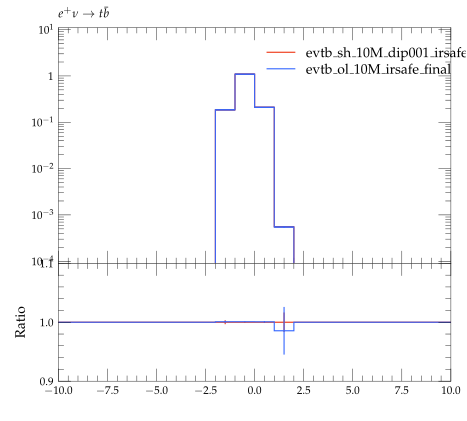

Recreate this plot in Python.
#! /usr/bin/env python

# This Python script was auto-generated using YODA v2.0.0.
# Analysis object: /evtb/cutEg_t_y
# Timestamp: 16-04-2024 (14:02:27)

import matplotlib as mpl
import matplotlib.pyplot as plt
mpl.use('Agg') # comment out for interactive use
import os
import numpy as np

plotDir = os.path.split(os.path.realpath(__file__))[0]
if 'YODA_USER_PLOT_PATH' in globals():
    plot_outdir = globals()['YODA_USER_PLOT_PATH']
else:
    plot_outdir = plotDir

#plot style
plt.style.use(os.path.join(plotDir, '../default.mplstyle'))
# plot metadata
figW, figH = plt.rcParams['figure.figsize']
ax_xLabel = r''
ax_yLabel = r''
ax_title  = r'$e^+ \nu \to t \bar b$'
ax_xScale = 'linear'
ax_yScale = 'log'
xLims = (-10.0, 10.0)
yLims = (9e-05, 11.0)

# TeX-friendly labels for the legend
labels = [ r"evtb\_sh\_10M\_dip001\_irsafe\_final", r"evtb\_ol\_10M\_irsafe\_final" ]

# Create figure and axis objects
fig, (ax, ratio0_ax) = plt.subplots(2, 1, sharex=True,
                  figsize=(figW,figH), gridspec_kw={'height_ratios': (2, 1)})
ratio0_ax.yaxis.set_major_locator(mpl.ticker.MultipleLocator(0.1))
ratio0_ax.set_ylim(0.9, 1.1)
ratio0_ax.set_ylabel('Ratio')

# LineColor map: curve index -> color
linecolors = {0: '#EE3311', 1: '#3366FF'}
# the numerical data is stored in a separate file
dataf = dict()
prefix = os.path.split(__file__)[0]
if prefix:    prefix = prefix + '/'
exec(open(prefix+'cutEg_t_y__data.py').read(), dataf)


legend_handles = [] # keep track of handles for the legend

# style options for curves
# starts at zorder>=5 to draw curve on top of legend
styles = {
  'curve0': {
    'color' : linecolors[0],
    'linestyle' : '-',
    'marker' : 'o',
    'zorder' : 5,
    'histstyle' : True,
  },
  'curve1': {
    'color' : linecolors[1],
    'linestyle' : '-',
    'marker' : 'o',
    'zorder' : 6,
    'histstyle' : True,
  },
}
# curve from input yoda files in main panel
for label in dataf['yvals'].keys():
    if all(np.isnan(v) for v in dataf['yvals'][label]):
        continue
    tmp = None
    if styles[label]['histstyle']: # draw as histogram
        tmp, = ax.plot(dataf['xedges'], dataf['yedges'][label],
                       color=styles[label]['color'],
                       linestyle=styles[label]['linestyle'],
                       drawstyle='steps-pre', solid_joinstyle='miter',
                       zorder=styles[label]['zorder'], label=label)
        ax.errorbar(dataf['xpoints'], dataf['yvals'][label], color=styles[label]['color'],
                    xerr=dataf['xerrs'], yerr=[dataf['ydowns'][label], dataf['yups'][label]],
                    linestyle='none', zorder=styles[label]['zorder'])
    else: # draw as scatter
        tmp = ax.errorbar(dataf['xpoints'], dataf['yvals'][label],
                          xerr=dataf['xerrs'],
                          yerr=[ dataf['ydowns'][label],
                          dataf['yups'][label] ],
                          fmt=styles[label]['marker'],
                          ecolor=styles[label]['color'],
                          color=styles[label]['color'], zorder=2)
        tmp[-1][0].set_linestyle(styles[label]['linestyle'])
    legend_handles += [tmp]
    for varLabel in dataf['variation_yvals'].keys():
        if varLabel.startswith(label):
            tmp, = ax.plot(dataf['xedges'], dataf['variation_yvals'][varLabel],
                           color=styles[label]['color'],
                           linestyle=styles[label]['linestyle'],
                           drawstyle='steps-pre', solid_joinstyle='miter',
                           zorder=styles[label]['zorder'], alpha=0.5)


# plots on ratio panel
# curve from input yoda files in ratio panel
for label, yvals in dataf['ratio0_yvals'].items():
    if all(np.isnan(v) for v in yvals):
        continue
    if styles[label]['histstyle']: # plot as histogram
        ratio0_ax.plot(dataf['xedges'], yvals,
                       color=styles[label]['color'],
                       linestyle=styles[label]['linestyle'],
                       drawstyle='steps-pre', zorder=1,
                       solid_joinstyle='miter')
        ratio0_ax.vlines(dataf['xpoints'],
                         dataf['ratio0_ymin'][label],
                         dataf['ratio0_ymax'][label],
                         color=styles[label]['color'], zorder=1)
    else: # plot as scatter
        tmp = ratio0_ax.errorbar(dataf['xpoints'],
                                 yvals, xerr=dataf['xerrs'],
                                 yerr=dataf['ratio0_yerrs'][label],
                                 fmt=styles[label]['marker'],
                                 ecolor=styles[label]['color'],
                                 color=styles[label]['color'])
        tmp[-1][0].set_linestyle(styles[label]['linestyle'])

    for varlabel in dataf['ratio0_variation_vals'].keys():
        if varlabel.startswith(label):
            ratio0_ax.plot(dataf['xedges'],
                            dataf['ratio0_variation_vals'][varlabel],
                            color=styles[label]['color'],
                            linestyle=styles[label]['linestyle'],
                            drawstyle='steps-pre', solid_joinstyle='miter',
                            zorder=1, alpha=0.5)

legend_pos = (0.5, 0.97)
ax.legend(legend_handles, labels, loc='upper left', bbox_to_anchor=legend_pos)

# set plot metadata as defined above
ratio0_ax.set_xlabel(ax_xLabel)
ratio0_ax.xaxis.set_label_coords(1., -.15)
ax.set_ylabel(ax_yLabel, loc='top')
ax.set_title(ax_title, loc='left')
ax.set_xscale(ax_xScale)
ax.set_yscale(ax_yScale)
ax.set_xlim(xLims)
ax.set_ylim(yLims)

# tick formatting
plt.rcParams['xtick.top'] = True
plt.rcParams['ytick.right'] = True
ax.yaxis.set_major_locator(mpl.ticker.LogLocator(base=10.0, numticks=np.inf))
ax.yaxis.set_minor_locator(mpl.ticker.LogLocator(
                           base=10.0, subs=np.arange(0.1, 1, 0.1), numticks=np.inf))
fig.align_ylabels((ax, ratio0_ax))
plt.savefig(os.path.join(plot_outdir, 'cutEg_t_y.pdf'), format='PDF')
plt.savefig(os.path.join(plot_outdir, 'cutEg_t_y.png'), format='PNG')

plt.close(fig)
